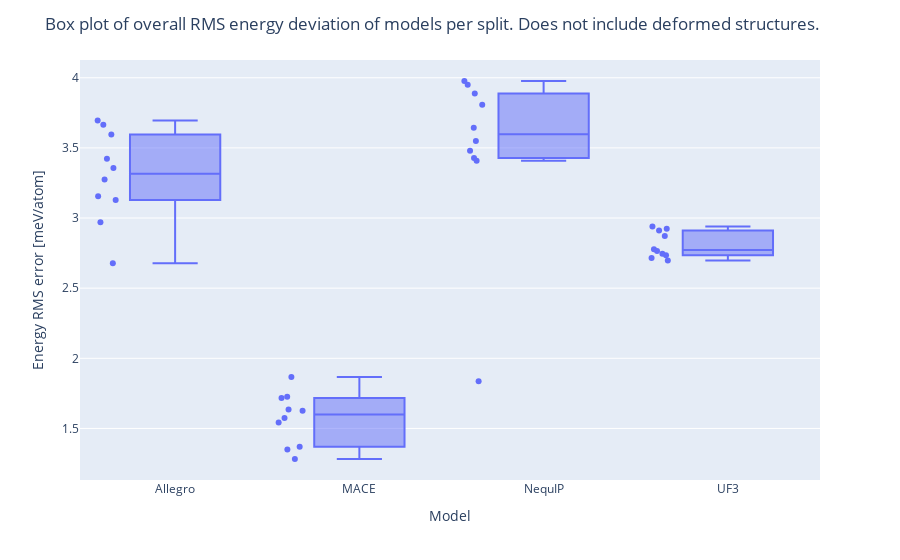

The notebook cell saved with this chart:
### Code cell
fig = px.box(results,x='Model',y='Delta E', points="all")
fig.update_layout(
    title_text="Box plot of overall RMS energy deviation of models per split. Does not include deformed structures.",
    yaxis={'title':'Energy RMS error [meV/atom]'}
)

### Figure 1 — Plotly figure (JSON) as saved in the notebook; plotly's stock layout.template omitted (floating-point values rounded to 4 significant figures)
{"data": [{"alignmentgroup": "True", "boxpoints": "all", "hovertemplate": "Model=%{x}<br>Delta E=%{y}<extra></extra>", "legendgroup": "", "marker": {"color": "#636efa"}, "name": "", "notched": false, "offsetgroup": "", "orientation": "v", "showlegend": false, "type": "box", "x": ["Allegro", "Allegro", "Allegro", "Allegro", "Allegro", "Allegro", "Allegro", "Allegro", "Allegro", "Allegro", "MACE", "MACE", "MACE", "MACE", "MACE", "MACE", "MACE", "MACE", "MACE", "MACE", "NequIP", "NequIP", "NequIP", "NequIP", "NequIP", "NequIP", "NequIP", "NequIP", "NequIP", "NequIP", "UF3", "UF3", "UF3", "UF3", "UF3", "UF3", "UF3", "UF3", "UF3", "UF3"], "x0": " ", "xaxis": "x", "y": [3.596, 3.696, 3.423, 3.155, 3.356, 3.276, 2.97, 3.129, 2.679, 3.665, 1.626, 1.868, 1.574, 1.543, 1.282, 1.718, 1.37, 1.349, 1.636, 1.727, 3.887, 3.977, 3.48, 1.837, 3.808, 3.644, 3.951, 3.55, 3.408, 3.428, 2.924, 2.697, 2.778, 2.735, 2.94, 2.911, 2.714, 2.873, 2.765, 2.746], "y0": " ", "yaxis": "y"}], "layout": {"boxmode": "group", "legend": {"tracegroupgap": 0}, "margin": {"t": 60}, "title": {"text": "Box plot of overall RMS energy deviation of models per split. Does not include deformed structures."}, "xaxis": {"anchor": "y", "domain": [0, 1], "title": {"text": "Model"}}, "yaxis": {"anchor": "x", "domain": [0, 1], "title": {"text": "Energy RMS error [meV/atom]"}}}}
